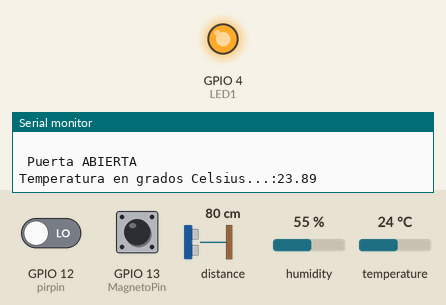
Simulated run of this sketch. Board: ESP8266 (NodeMCU). On the bench: output pins drawn as LEDs (lit = HIGH), the last lines printed to the serial monitor. Wiring (inferred from the names in the program): ultrasonic range finder: trigger GPIO 2; echo GPIO 0. The inputs (shaded band) are chosen by the test bench; at power-on: GPIO 12 (pirpin) LOW, GPIO 13 (MagnetoPin) HIGH, distance to the obstacle 80 cm, humidity 55 %, temperature 24 °C. The echo pulse lasts 58.3 µs per cm; WiFi joins after 1.5 s; servers stay silent unless stated; pins used as bus, display or sensor lines are not drawn.

Above: at 2.7 s.
2.8 s: GPIO 12 (pirpin) driven HIGH
6.2 s: GPIO 13 (MagnetoPin) pulled LOW for 1.6 s
At 7.5 s:
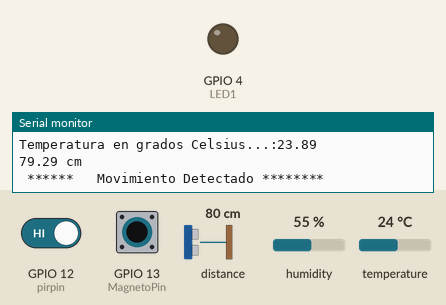
Timing chart, 0 to 10.4 s (numbered marks = the images above; inputs shaded):
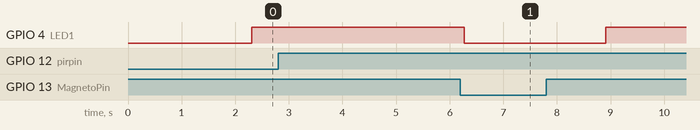

Measured:
- after the input at 6.2 s, GPIO 4 (LED1): HIGH → LOW after 0.07 s, → HIGH 2.6 s later

The sketch:

Firebase_Temp.ino
```cpp
#include <ESP8266WiFi.h>
#include "DHT.h"
#define DHTTYPE DHT11
#include <FirebaseArduino.h>

#define FIREBASE_HOST "domotica-pro.firebaseio.com"
#define FIREBASE_AUTH "BBUyVOIHQxvnO4M7cAxZHEv3iX8QlJgWMKZeYb7P"
#define WIFI_SSID "iCarly"
#define WIFI_PASSWORD "carly1998"

int LED1 = 4; //lo conectamos a D2
const int DHTPin = 14; // lo conectamos a D5
const int pirpin = 12; // lo conectamos a D6
const int MagnetoPin = 13; // lo conectamos a D7
const int EchoPin = 0; // lo conectamos a D3
const int TriggerPin = 2; // lo conectamos a D4

static char celsiusTemp[7];
static char fahrenheitTemp[7];
static char humidityTemp[7];
double hic;
int pirVal = 0;
int MagnetoVal = 0;
// Constante velocidad sonido en cm/s
const float VelSon = 34000.0;
float distancia;


WiFiServer server(55000);
// Initialize DHT sensor.
DHT dht(DHTPin, DHTTYPE);


void iniciarTrigger()
{
  // Ponemos el Triiger en estado bajo y esperamos 2 ms
  digitalWrite(TriggerPin, LOW);
  delayMicroseconds(2);

  // Ponemos el pin Trigger a estado alto y esperamos 10 ms
  digitalWrite(TriggerPin, HIGH);
  delayMicroseconds(10);

  // Comenzamos poniendo el pin Trigger en estado bajo
  digitalWrite(TriggerPin, LOW);
}


void setup() {

Serial.begin(9600);
 WiFi.begin(WIFI_SSID, WIFI_PASSWORD);
 Serial.print("Conectando a red WIFI");
 while (WiFi.status() != WL_CONNECTED) {
    Serial.print(".");
    delay(500);
  }
  Serial.println();
  Serial.print("Conectado OK");
  Serial.println(WiFi.localIP());

  Firebase.begin(FIREBASE_HOST, FIREBASE_AUTH);
  dht.begin();
  pinMode(pirpin,INPUT);
  pinMode(MagnetoPin, INPUT_PULLUP);
  pinMode(TriggerPin, OUTPUT);
  pinMode(EchoPin, INPUT);
  pinMode(LED1, OUTPUT);

}

void loop() {

  iniciarTrigger();
  unsigned long tiempo = pulseIn(EchoPin, HIGH);

  // Obtenemos la distancia en cm, hay que convertir el tiempo en segudos ya que está en microsegundos
  // por eso se multiplica por 0.000001
  distancia = tiempo * 0.000001 * VelSon / 2.0;
  Serial.print(distancia);
  Serial.print(" cm");
  Serial.println();
  delay(500);
  Firebase.setFloat("Distancia",distancia);


  pirVal = digitalRead(pirpin);
  if (pirVal == HIGH)  {
    Serial.println(" ******   Movimiento Detectado ******** ");
  }
  else  {
    Serial.println("  ");

  }
  Firebase.setFloat("PIR",pirVal);

  int MagnetoVal = digitalRead(MagnetoPin);
  if (MagnetoVal == LOW) {
    Serial.println(" Puerta Cerrada ");
    digitalWrite(LED1,LOW);
  }
  else {
    Serial.println(" Puerta ABIERTA ");
    digitalWrite(LED1,HIGH);
  }
  Firebase.setFloat("Puerta",MagnetoVal);


 // inicia lectura de temperatura
 float h = dht.readHumidity();
 // Read temperature as Celsius (the default)
 float t = dht.readTemperature();
 // Read temperature as Fahrenheit (isFahrenheit = true)
 float f = dht.readTemperature(true);
 // Check if any reads failed and exit early (to try again).
 if (isnan(h) || isnan(t) ) {
              Serial.println("Failed to read from DHT sensor!");
              strcpy(celsiusTemp,"Failed");
              strcpy(fahrenheitTemp, "Failed");
              strcpy(humidityTemp, "Failed");
              return;
 }
 else{
              // Computes temperature values in Celsius + Fahrenheit and Humidity
              double hic = dht.computeHeatIndex(t, h, false);
              dtostrf(hic, 6, 2, celsiusTemp);
              double hif = dht.computeHeatIndex(f, h);
              dtostrf(hif, 6, 2, fahrenheitTemp);
              dtostrf(h, 6, 2, humidityTemp);
              Serial.print("Temperatura en grados Celsius...:");
              Serial.println(hic);
              Firebase.setFloat("Temperatura", hic);
              Firebase.setFloat("Humedad",h);
              // handle error
              if (Firebase.failed()) {
                  Serial.print("setting /number failed:");
                  Serial.println(Firebase.error());
                  return;
              }
}
// fin lectura temperatura

//ledval=digitalRead(LED1);
//
//if(ledval==LOW){
//
// Serial.print("LED ");
// Serial.println(ledval);
//  digitalWrite(LED1,HIGH);
// Firebase.setFloat("LED1 ",ledval);
//}
//else{
//   Serial.print("LED ");
// Serial.println(ledval);
// digitalWrite(LED1,LOW);
//    Firebase.setFloat("LED1 ",ledval);
//}
delay(50);        // retraso entre lecturas para la estabilidad
}
```
